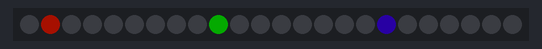
Bench run of a sketch on a simulated Arduino Uno, built with avr-gcc and run on an emulated ATmega328P. Shown: 24 RGB LEDs in strip order, left to right. Dim RGB values are drawn brighter than linear.

Above: at 0.05 s.
At 4.91 s:
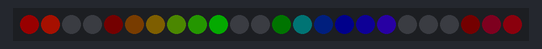
At 9.98 s:
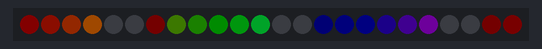
At 19.91 s:
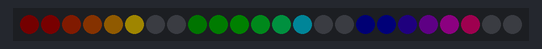
At 29.84 s:
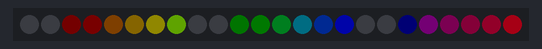
At 39.87 s:
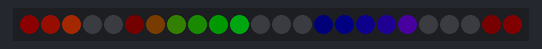

The sketch:

spinning_points_stationary_colour.ino
```cpp
#include <FastLED.h>

#define NUMPIXELS 24
#define DATA_PIN 9
int pos = 0;
int points = 3;

CRGB leds[NUMPIXELS];

void setup() {
  FastLED.addLeds<NEOPIXEL, DATA_PIN>(leds, NUMPIXELS);
}

void loop() {
  updatepos();
  for (int i = pos; i < pos + NUMPIXELS; i+=NUMPIXELS/points) {
    if (i >= 24) {
      leds[i-24] = CHSV((i*255)/NUMPIXELS, 255, 150);
    } else {
      leds[i] = CHSV((i*255)/NUMPIXELS, 255, 150);
    }
  }
  fade_raw(leds, NUMPIXELS, 120);
  FastLED.show();
  delay(100);
}

void updatepos() {
  pos ++;
  if (pos >= 24){
    pos = 0;
  }
}
```
